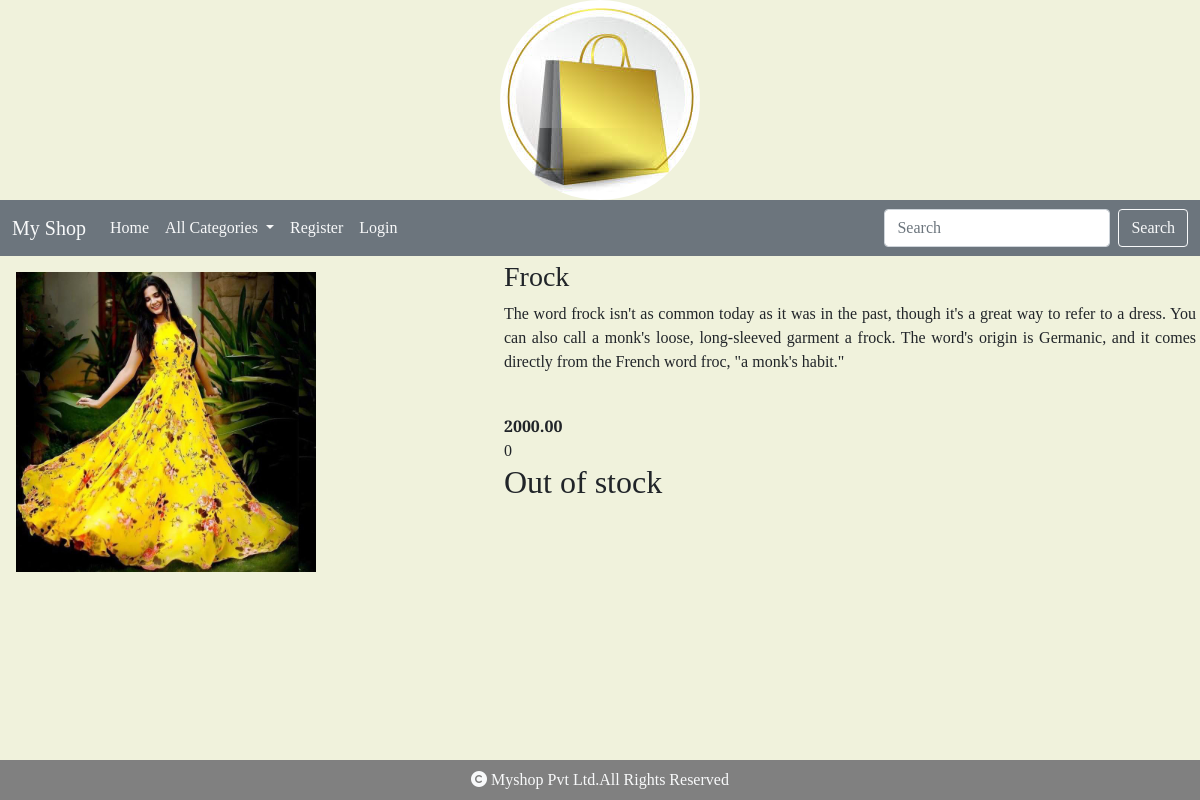
Screenshot of /details/Frock with the database file from the repository.
### shop/models.py (models this page shows, shortened)
class Product(models.Model):
    name=models.CharField(max_length=20)
    desc=models.TextField()
    image=models.ImageField(upload_to="product",null=True,blank=True)
    price=models.DecimalField(max_digits=10,decimal_places=2)
    category=models.ForeignKey(Category,on_delete=models.CASCADE)
    stock=models.IntegerField()
    available=models.BooleanField(default=True)
    created=models.DateTimeField(auto_now_add=True)
    updated=models.DateTimeField(auto_now=True)

### shop/views.py (the view)
# urls.py: path('details/<c>', views.details, name="details"),
def details(request, c):
    p = Product.objects.get(name=c)
    return render(request, 'details.html', {'p': p})

### cart/context_processors.py (called while the page is built)
def total_count(request):
    item_count = 0
    u = request.user
    try:
        cart = Cart.objects.filter(user=u)
        for i in cart:
            item_count += i.quantity
    except:
        item_count = 0
    return {'count': item_count}

### shop/context_processors.py (called while the page is built)
def menu_links(request):
    c = Category.objects.all()
    return {'links': c}

### templates/details.html
{% extends 'base.html' %}
{% load static %}
{% block content %}
<div class="container-fluid">
    <div class="row">
        <div class="col-sm-5 p-3">
            <img src="{{p.image.url}}" height="300px" width="300px">
        </div>
        <div class="col-sm-7 p-1">
            <h3>{{p.name}}<br></h3>
            <p class="lh-base" style="text-align:justify;">{{p.desc}}<br><br></p>
            <b>{{p.price}}<br></b>
            {{p.stock}}<br>
            {% if user.is_superuser == True %}
            {% if p.stock == 0 %}
            <h2>Out of stock</h2>
            <a href="{% url 'admin:index' %}" class="btn btn-danger mt-5 ">ADD STOCK</a>
            {% else %}
            <h2>Product in stock</h2>
            <a href="{% url 'admin:index' %}" class="btn btn-danger mt-5 ">ADD STOCK</a>
            {% endif %}
            {% else %}
            {% if p.stock == 0 %}
            <h2>Out of stock</h2>
            {% else %}
            <a href="{% url 'cart:addtocart' p.name %}" class="btn btn-danger" >Add to Cart</a>
            {% endif %}
            {% endif %}
        </div>
    </div>
</div>
{% endblock %}

### static/css/style.css (style rules this page uses)
body { background-color: #f0f2dc; font-family: 'Playfair Display', serif; }

### rows the page displays
Product: image (picture), name "Frock", desc "The word frock isn't as common today as it was in the past, though it's a great way to refer to a dress. You can also call a monk's loose, long-sleeved garment a frock. The word's origin is Germanic, and it comes directly from the French word froc, \"a monk's habit.\"", price "2000.00", stock "0"
